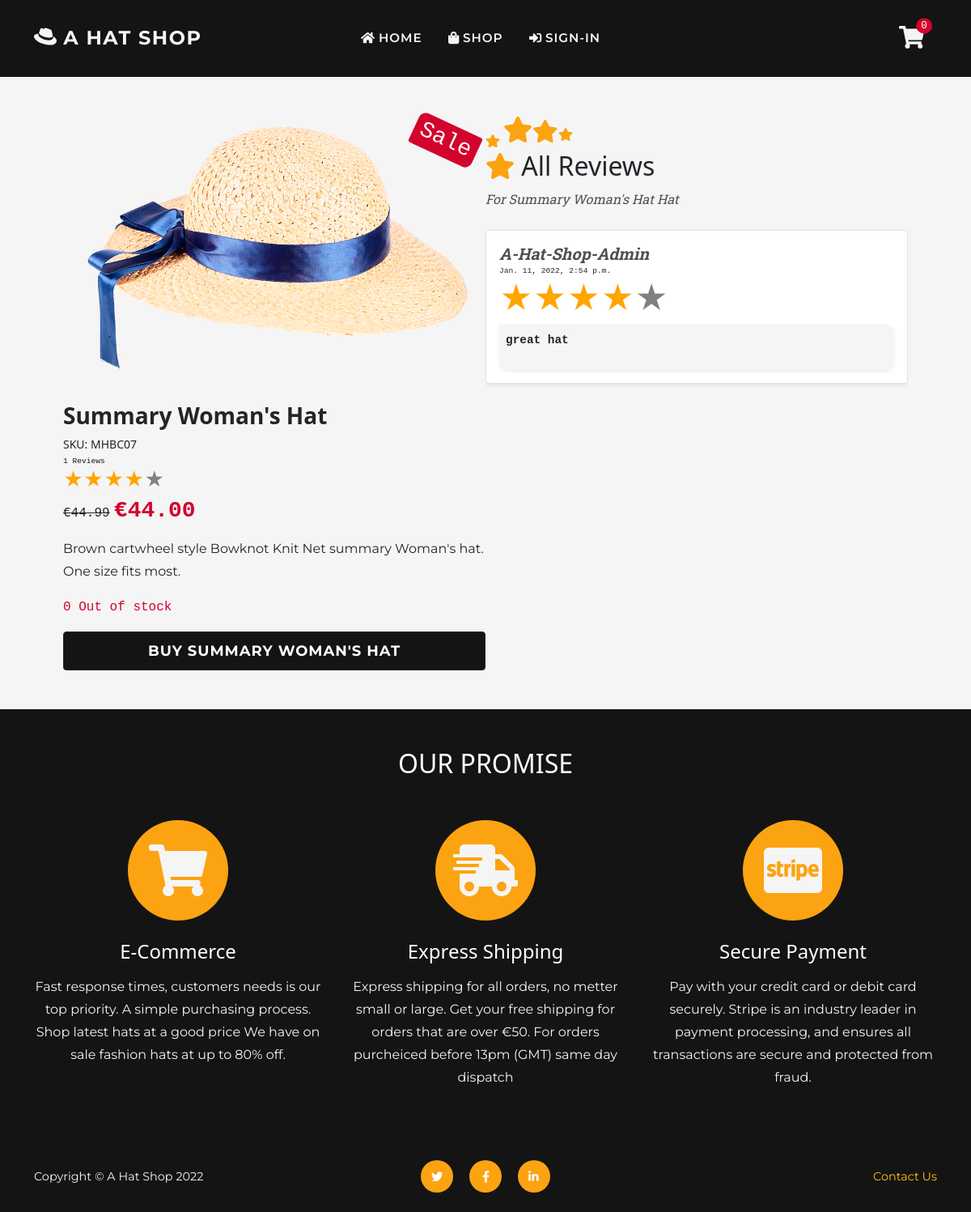
Page /review/all/2/ on the earlier database version.
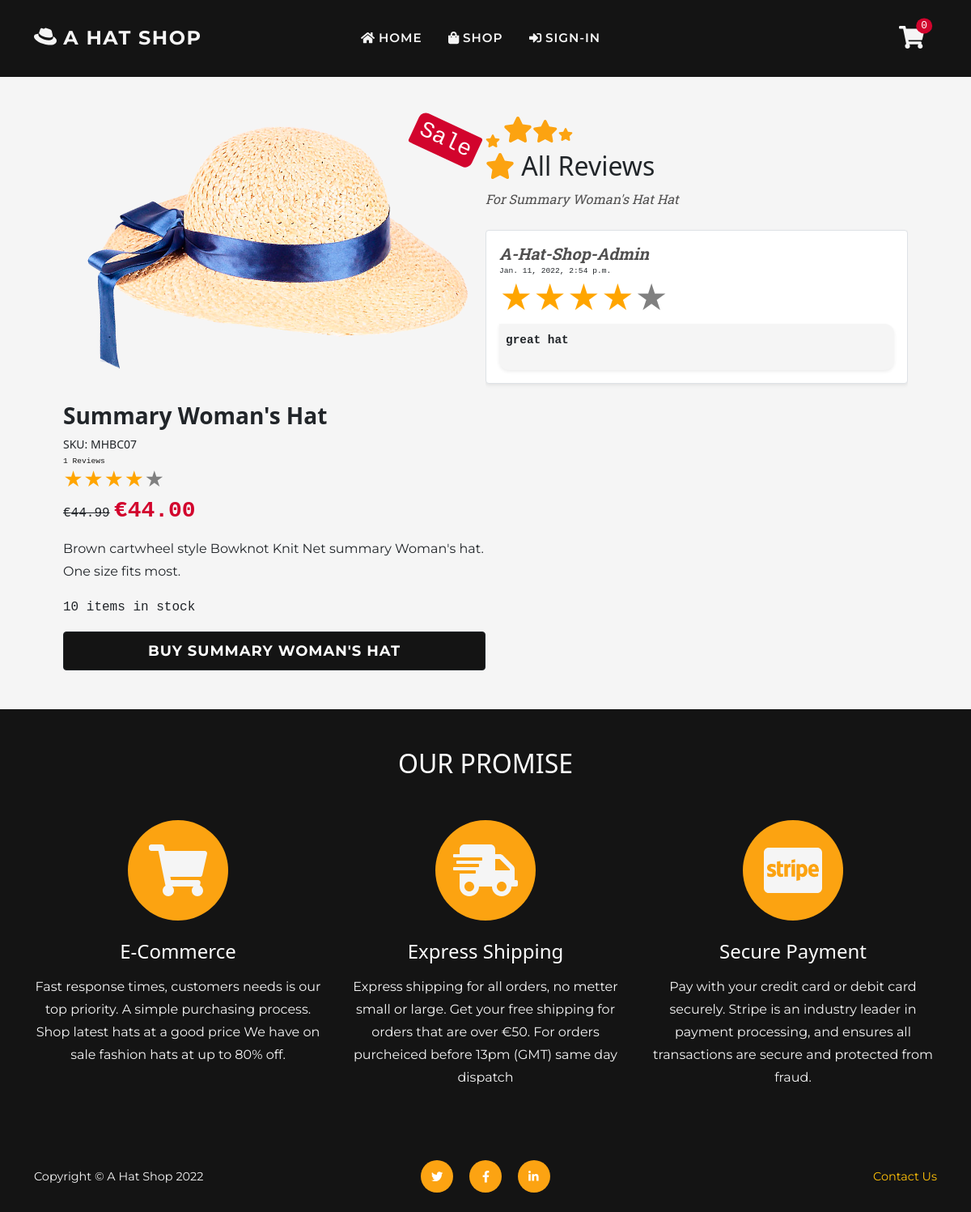
Same page on the later database version.
### shop/models.py (models this page shows, shortened)
class Product(models.Model):
    sku = models.CharField(max_length=60)
    category = models.ForeignKey(
        'Category', null=True, blank=True,
        on_delete=models.SET_NULL)
    style = models.CharField(max_length=60)
    color = models.CharField(max_length=60)
    name = models.CharField(max_length=60)
    description = models.TextField(max_length=250)
    price = models.DecimalField(
        max_digits=6, decimal_places=2)
    image = models.ImageField(null=True, blank=True)
    sale = models.BooleanField(default=False)
    sale_price = models.DecimalField(
        max_digits=6, decimal_places=2,
        null=True, blank=True)
    item_count = models.IntegerField(
        blank=False, null=False, default=0)
    rating = models.DecimalField(
        max_digits=6, decimal_places=2,
        null=True, blank=True)
    rating_counter = models.PositiveSmallIntegerField(default=0)

### reviews/views.py (the view)
# urls.py: path('all/<int:item_id>/', views.all_reviews, name='all_reviews'),
def all_reviews(request, item_id):
    item = get_object_or_404(Product, pk=item_id)
    reviews = item.product_review.all()
    context = {
        'item': item,
        'reviews': reviews,
    }
    return render(request, 'review/reviews.html', context)

### cart/contexts.py (called while the page is built, shortened)
def cart_contents(request):
    cart_items = []
    total = 0
    before = 0
    item_count = 0
    availability = 0
    cart = request.session.get('cart', {})
    if total < 50:
        delivery = total * Decimal(10 / 100)
        free_deivery = 50 * total
    else:
        delivery = 0
        free_deivery = 0
    delivery = round(delivery, 2)
    grand_total = delivery + total
    grand_total = round(grand_total, 2)
    context = {
        'cart_items': cart_items,
        'total': total,
        'before': before,
        'item_count': item_count,
        'delivery': delivery,
        'free_deivery': free_deivery,
        'deivery_treshold': 10,
        'grand_total': grand_total,
    }
    return context

### reviews/contexts.py (called while the page is built)
def review_context(request):
    review_items = ProductReview.objects.all()
    context = {
        'review_items': review_items,
    }
    return context

### support/contexts.py (called while the page is built, shortened)
def message_context(request):
    unread_messages_count = 0
    user_messages = None
    all_messages = Message.objects.all()
    context = {
        'unread_messages_count': unread_messages_count,
        'user_messages': user_messages,
    }
    return context

### reviews/templates/review/reviews.html
{% extends 'base.html' %}
{% load static %}
{% block page_header %}
<header class="py-5">
</header>
{% endblock %}
{% block content %}
<section class="page-section">
    <div class="container px-lg-5">
        <div class="item d-md-flex">
            {% include 'includes/review-product.html' %}
            <div class="col-md-6  review-container">
                <div class="star-fearure">
                    <span class="text-warning"><i class="fas fa-star"></i></span><span class="text-warning">
                        <i class="fas h2 fa-star"></i></span><span class="text-warning"><i
                            class="fas h3 fa-star"></i></span><span class="text-warning"><i
                            class="fas h6 fa-star"></i></span>
                </div>
                <h2><span class="text-warning"><i class="fas fa-star"></i></span> All Reviews</h2>
                <p class="m-0 text-muted text-italic text-capitalize">For {{ item.name }} hat</p>
                {% if reviews %}
                {% for review in reviews reversed %}
                <div class="mt-4 shadow-sm border rounded p-3 bg-white">
                    <span class="m-0 fw-bolder text-muted h5 text-italic text-capitalize">{{ review.user_profile }}</span>
                    {% include 'includes/reviews-stars.html' %}
                </div>
                {% endfor %}
                {% endif %}
            </div>
        </div>
    </div>
</section>
{% endblock %}

### reviews/templates/includes/review-product.html (shortened to what this page needs)
{% load thumbnail %}
<div class="col-md-6 mb-4 mb-md-0">
    <div class="position-relative mb-3">
        {% thumbnail item.image "672" format="WEBP" as im %}
        <img class="card-img-top mb-md-0" src="{{ im.url }}"
        width="672" heiht="100%"
            alt="An image for product {{ item.name }} color {{ item.color }}" />
        {% endthumbnail %}
        {% if item.sale %}
        <div class="badge bg-danger text-white position-absolute w-auto" style="top: 0.5rem; right: 0.5rem">
            <h3 class="m-0 font-monospace">Sale</h3>
        </div>
        {% endif %}
    </div>
    <h3 class="fw-bolder text-capitalize">{{ item.name }}</h3>
    <div class="small mb-1">SKU: {{ item.sku }}</div>
    {% include 'includes/item-stars.html' %}
    <div class="fs-5 mb-3">
        {% if item.sale %}
        <span class="text-decoration-line-through h6 font-monospace">€{{ item.price }}</span>
        <span class="text-danger h3 fw-bolder font-monospace">€{{ item.sale_price }} </span>
        {% else %}
        <span class="font-monospace fw-bolder h3">€{{ item.price }} </span>
        {% endif %}
    </div>
    <p class="font-text">{{ item.description }}</p>
    {% if item.item_count == 0 %}
    <p class="text-danger font-monospace">{{ item.item_count }} Out of stock</p>
    {% elif item.item_count < 5 %} <p class="text-danger font-monospace">
        Only {{ item.item_count }} left in stock.
        </p>
        {% else %}
        <p class="font-monospace">{{ item.item_count }} items in stock</p>
        {% endif %}
        <a href="{% url 'shop_item' item.id %}" class="w-100 btn-xl btn text-uppercase btn-dark">Buy {{ item.name }}</a>
</div>

### reviews/templates/includes/item-stars.html (shortened to what this page needs)
<div class="star_container">
    {% if item.rating %}
    <div class="my-auto text-primary time font-monospace p-0 me-2">{{ item.rating_counter }} Reviews</div>
    <a href="{% url 'all_reviews' item.id %}"
    title="Go to {{ item.name }} reviews page"
    aria-label="A link to product {{ item.name }} reviews page">
    <div class="stars h4"
        style="background-image: linear-gradient(to right, orange, orange {% widthratio item.rating 5 100 %}%, gray {% widthratio item.rating 5 100 %}%, gray 100%)">
    </div>
    </a>
    {% else %}
    <div class="my-auto time font-monospace text-primary p-0 me-2">No Reviews yet</div>
    <div class="stars h4" style="background-image: linear-gradient(to right, gray, gray)">
        ★★★★★
    </div>
    {% endif %}
</div>

Differences in the rows shown:
changed Product "Summary Woman's Hat": item_count "0" → "10"
Other differences:
text no longer shown: "Out of stock"
text now shown: "items in stock"
